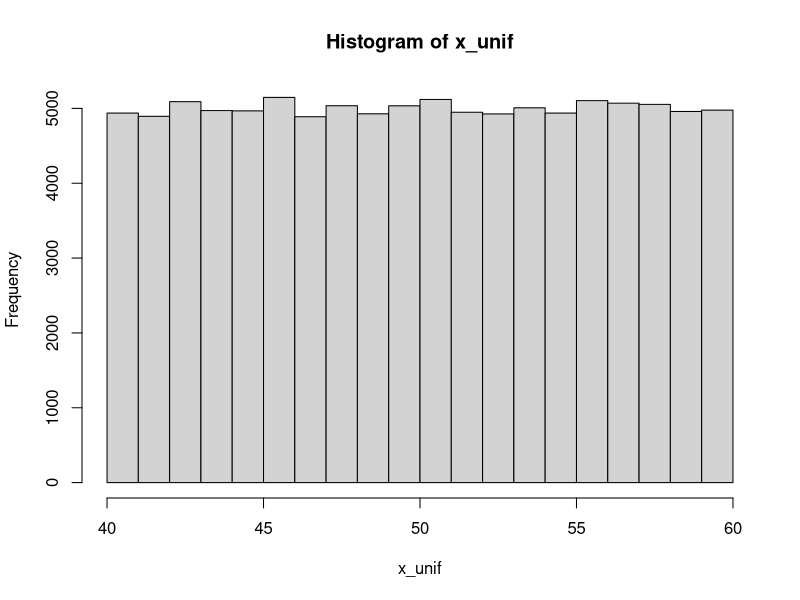
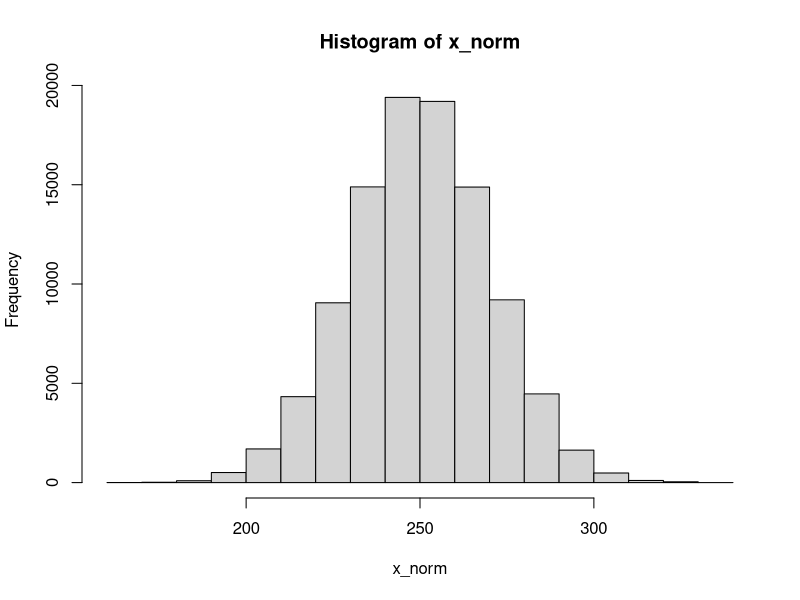

Source code (R) for these figures, in order: (Note: this script raises an error after producing the figures.)
## ---- chunk 1
x <- 2
x
## ---- chunk 2
nums <- c(1,45,78)
cities <- c("Zürich", "上海", "Tehrān")
nums
cities
## ---- chunk 3
length(nums)
#如果无后续使用，没必要赋值一个变量；c(...)的计算结果就是一个向量，并直接传给`length()`函数
length(c("Guten Morgen")) 
## ---- chunk 4
cities_1 <- c("Zürich", "上海", "Tehrān")
cities_2 <- c("大阪", "Poznań", "Cairo")

cities <- c(cities_1, cities_2, c("Jyväskylä", "邯郸", "札幌่"))

cities
## ---- chunk 5
x <- c("one", "two", "three", "four", "five", "six", "seven", "eight", "nine")
x[3]
## ---- chunk 6
x[c(2,5,9)] # 第2个，第5个，第9个元素
## ---- chunk 7
x[c(2,5,9)] <- c("二", "五", "九")
x
## ---- chunk 8
1:10 #从左边的数（包含）到右边的数（包含），即1:10
## ---- chunk 9
x[3:6]
## ---- chunk 10
y <- 7:103
y
## ---- chunk 11
rep(6, 8) # 把6重复8遍；或rep(6, times = 8)
## ---- chunk 12
rep(c(0, 7, 6, 1), 4) # 把(0, 7, 6, 1)重复4遍
## ---- chunk 13
rep(c(0, 7, 6, 1), each = 4) # 把0, 7, 6, 1各重复4遍
## ---- chunk 14
rep(c(0, 7, 6, 1), c(1, 2, 3, 4)) # 把0, 7, 6, 1分别重复1, 2, 3, 4遍
## ---- chunk 15
seq(0, 15, 2.5) # 其实是`seq(from = 0, to = 50, by = 5)`的简写
## ---- chunk 16
 seq(0, 50, length.out = 11) # 其实是`seq(from = 0, to = 50, length.out = 11)`的简写
## ---- chunk 17
x_unif <- runif(100000, 40, 60) # 生成100000个40到60之间，连续均匀分布的的随机数
hist(x_unif) # 画直方图
## ---- chunk 18
x_norm <- rnorm(100000, 250, 20) # 按照平均值为250，标准差为20的正态分布的概率密度函数生成100000个随机数
hist(x_norm) # 画直方图
## ---- chunk 19
x <- vector("numeric")
# 或`vector("integer")`, `vector("character")`等
class(x)
## ---- chunk 20
x <- integer(0)
# 或 x <- integer()
# 或`character(0)`, `numeric(0)`等
class(x)
## ---- chunk 21
x <- c(-10, 5, -89, 999, 84)
list(x = x, `sort(x)` = sort(x), `rank(x)` = rank(x), `order(x)` = order(x), `rev(sort(x))` = rev(sort(x)))
## ---- chunk 22
scores <- c(ochem = 79, math = 66, mcb = 64, blc = 75, bpc = 72)
scores
## ---- chunk 23
scores[c("math", "bpc")] == scores[c(2, 5)]
## ---- chunk 24
x <- c(4, 9, 25)
y <- c(8, 6, 3)
x + y
x * y # 在matlab中这样乘是不行的，要用`.*`，除法也是
sqrt(x)
## ---- chunk 25
class(6) # 6是一个（浮点）数，应为"numeric"
## ---- chunk 26
is.numeric(6)
is.character("6")
## ---- chunk 27
as.integer(c(TRUE, FALSE))
as.character(c(23, 90))
## ---- chunk 28
time_in_sec <- c(29.37, 28.66, 31.32, NA, 27.91, NA)
## ---- chunk 29
class(time_in_sec[4])
## ---- chunk 30
y <- c("a", "b", NA)
class(y[3])
class(NA)
## ---- chunk 31
x <- c("Joe", "Lynne", "Pat")
class(x) # 本应为"character"
class(x) <- c("high_school", "student") # 篡改
class(x) # 新class
## ---- chunk 32
x <- matrix(c(TRUE, FALSE, FALSE, TRUE), ncol = 2)
typeof(x); class(x)
## ---- chunk 33
class(3)
## ---- chunk 34
sqrt(3)^2-3
## ---- chunk 35
3.1e5
## ---- chunk 36
-1.2e-4+1.1e-5
## ---- chunk 37
class(2)
class(2L)
## ---- chunk 38
1:10 #公差为1的整数向量生成器，包含最小值和最大值
class(1:10)
seq(5,50,5) #自定义公差，首项，末项和公差可以不为整数
class(seq(5,50,5)) #因此产生的是一个浮点数向量
seq(5L,50L,5L) #可以强制生成整数
class(seq(5L,50L,5L)) #是整数没错
## ---- chunk 39
x <- list(2L+1L, 2L-1L, 2L*3L, 17L%/%3L, 17L%%3L, 1000L/1L, 3L^4L, sqrt(4L), log(exp(5L)),factorial(5L),sin(0L))
for (num in x){
  print(num)
  print(class(num))
}

y <- c(8L/2L, 2L^3L)
## ---- chunk 40
class(2L+1L)
class(2L-1L)
class(2L*3L)
class(17L%/%3L)
class(17L%%3L)
## ---- chunk 41
class(1000L/1L)
class(3L^4L)
class(sqrt(4L))
class(log(exp(5L)))
class(factorial(5L))
## ---- chunk 42
exp(1)
## ---- chunk 43
log(exp(5))
## ---- chunk 44
log10(1000)
log2(128)
## ---- chunk 45
signif(12.3456789, 4)
## ---- chunk 46
signif(12.3, 8)
## ---- chunk 47
round(12.3456789, 3) # 保留3个小数位
## ---- chunk 48
round(13.5)
## ---- chunk 49
class(ceiling(7.4))
## ---- chunk 50
NA + NA
## ---- chunk 51
class(Inf); class(NaN)
## ---- chunk 52
is.na(NaN)
## ---- chunk 53
knitr::include_graphics("img/graphics/t-distribution.png")
## ---- chunk 54
qt(0.975, df = 12)
## ---- chunk 55
p <- (1-(pt(2.2, df = 15)))*2
p
## ---- chunk 56
qt(0.975,9999999)
## ---- chunk 57
x <- c(2.23,2.24,2.34,2.31,2.35,2.27,2.29,2.26,2.25,2.21,2.29,2.34,2.32)
t.test(x, mu = 2.31)
## ---- chunk 58
x <- c(2.23,2.24,2.34,2.31,2.35,2.27,2.29,2.26,2.25,2.21,2.29,2.34,2.32)

t.test(x, mu = 2.31, alternative = "less") # 检验是否*less* than μ
## ---- chunk 59
x <- c(2.23,2.24,2.34,2.31,2.35,2.27,2.29,2.26,2.25,2.21,2.29,2.34,2.32)
y <- c(2.27,2.29,2.37,2.38,2.39,2.25,2.39,2.16,2.55,2.81,2.19,2.44,2.22)

t.test(x, y)
## ---- chunk 60
t.test(x, y, paired = TRUE)
## ---- chunk 61
expected_probs <- c(0.05, 0.1, 0.15, 0.2, 0.2, 0.3)
## ---- chunk 62
observed_vals <- c(6, 9, 14, 24, 18, 29)
## ---- chunk 63
chisq.test(observed_vals, p = expected_probs) # 参数p是指概率
## ---- chunk 64
chisq.test(observed_vals)
## ---- chunk 65
(社团参与 <- matrix(c(28,36,40,40,32,33,38,29,36), nrow = 3, dimnames = list(c("一年级", "二年级", "三年级"), c("棒球", "足球", "网球"))))
## ---- chunk 66
chisq.test(社团参与)
## ---- chunk 67
#其实还可以更精简，但是为了易读性不得不牺牲一点精简度。
Z <- matrix(rep(rnorm(1000000), 6), nrow = 6)^2

X <- Z^2

Q <- matrix(nrow = 6, ncol = 1000000)

for (i in (1+1):6) {
  Q[1,] = Z[1,]
  Q[i,] = Q[(i-1),] + Z[i,]
}

plot(NULL, xlim=c(0.23,6), ylim = c(0,1),
     main = expression(paste('X ~ ', chi^'2', '(k)')), 
     xlab = "x", 
     ylab= expression(f[k]*'(x)')
    )
colors <- c('blue', 'black', 'red', 'green', 'gray', 'orange')
for (i in 1:6) {
  lines(density(Q[i,]),
        col=colors[i],
        lwd=2)
}
legend('topright',c('k=1','k=2','k=3','k=4','k=5','k=6'),
       fill = colors)
## ---- chunk 68
class(c(TRUE,FALSE,NA))
## ---- chunk 69
x <- 5
x != 3 #x等于5，所以“x不等于3”为真
## ---- chunk 70
7 %in% c(1,4,5,6,7)
## ---- chunk 71
NA == NA
## ---- chunk 72
x <- NA
is.na(x)
## ---- chunk 73
!(3 < 4) # 这个例子很简单，反义符号意义不大。后面实操的时候才能领略到它的用处。
## ---- chunk 74
vals <- c(TRUE, FALSE, NA) 
names(vals) <- paste('[',as.character(vals),']',sep = '')
outer(vals, vals, "&")
## ---- chunk 75
outer(vals, vals, "|")
## ---- chunk 76
m <- 1:100 # 产生一个[1,2,3,...,99,100]的整数向量。上面讲过。
n <- vector("numeric")
for (i in n) {
  if (i %% 2 == 0) {
    n <- append(n, i^2)
  } else if (i == 51) {
    break
  }
}
n
## ---- chunk 77
logi = TRUE
num <- 1
while (num <= 100) {
  if (logi) {
    num = num + 10 # R 不支持 num += 5的简写
    print(num)
    logi = FALSE
  } else {
    num = num + 20
    print(num)
    logi = TRUE
  }
}

## ---- chunk 78
# 以下代码翻译成英语就是：If 1 + 1 = 2, print "hi". Else, print "bye".
# 或中文：如果一加一等于二，那么印出“hi”，否则印出“bye”.
if (1 + 1 == 2) { # 1 + 1 == 2 的运算结果是TRUE，因此“如果”成真
  print("hi") # 所以会执行`print("hi")`
} else {
  print("bye")
}
## ---- chunk 79
# 代码第一行中的FALSE可以替换成任何计算结果为FALSE的运算，
# 比如1 + 1 == 3；小括号内的计算过程不重要，
# 但运算结果必须为TRUE或FALSE（不可以是NA）
if (FALSE) { 
  print("hi")
} else { # 因为是FALSE，所以`else`里的语句被执行
  print("bye")
}
## ---- chunk 80
if (FALSE) { # 第一个`if`为FALSE
  print("hi")
} else if (FALSE) { # 检查下一个`else if`，也是FALSE
  print("yoo")
} else if (TRUE) { # 再检查下一个`else if`，这次是TRUE
  print("hey") # 所以执行`print("hey")`
} else {
  print("bye") # 而轮不到else
}
## ---- chunk 81
# 以下代码翻译成英文就是: for every element i in c(2, 4, 6, 8): 
# assign i^2 to n, then print n
# 中文：对c(2, 4, 6, 8)`中的每一个元素i：
# 创建一个n使得n等于i的平方，然后印出n
for (i in c(2, 4, 6, 8)) { # i可以是任何你想要的名字，比如num
  n <- i^2 # 如果上一行是 for (num in ..., 这一行就要写成 n <- num^2
  print(n)
}
## ---- chunk 82
x <- vector(mode = "numeric") # 创建一个空的numeric vector
for (m in 1:10) {
  if (m %% 2 == 0) {
    x <- append(x, m)
  }
}

x
## ---- chunk 83
M <- c(1, 2, 3 ,4 ,5)
N <- c(10, 100, 1000)

x <- vector("numeric")
for (m in M) {
  for (n in N) { # 在一个for循环中嵌入另一个for循环
    x <- append(x, m*n)
  }
}

x
## ---- chunk 84
x <- 1
while (x < 10) { # 当x<10的时候，执行大括号内的语句
  print(x)
  x <- x + 3 # 一定要让x的值增加，否则会进入无限循环
}
## ---- chunk 85
for (i in 1:10) {
  if (i == 3) {
    next # 当i == 3时，跳过它，继续（最近的）for循环的下一个回合
  } else if (i == 6) {
    break # 当i == 6时，结束（最近的）for循环
  } 
  print(i) # 只有当if和else if里的检验都为FALSE时，`print(i)`才会执行。
}
## ---- chunk 86
M <- c(1, 2, 3, 4, 5)

x <- vector("numeric")
for (m in M) {
  while (TRUE) { # 原本while(TRUE){}将会是一个无限循环（判定条件永远TRUE）
    x <- append(x, 2*m)
    break # break打破了最近的这个while循环，而不影响for循环。
  }
}

x
## ---- chunk 87
l <- c(1.21, 1.34, -1.45, 1.56, 1.22, 1.10, 1.78, -1.33, 1.71)
## ---- chunk 88
l_1 <- ifelse(l < 0, NA, l)
l_1
## ---- chunk 89
lapply(c(1, 2, 3), function(i) i^2*10)
## ---- chunk 90
lapply(list(5, 6, 7), rnorm, 3, .1)
## ---- chunk 91
lapply(list(5, 6, 7), rnorm, n = 3, .1)
## ---- chunk 92
Map(rnorm, c(5, 6, 7), 3, .1)
## ---- chunk 93
Map(rnorm, c(2, 3, 4), c(1, 10, 100), c(.1, .5, 1))
## ---- chunk 94
mapply(rnorm, 3, c(1, 10, 100), c(.1, .5, 1))
## ---- chunk 95
require(doParallel)
## ---- chunk 96
library(doParallel)
getDoParWorkers() # 查看R当前使用的内核数量；默认应为1
detectCores() # 查看可用内核总数
## ---- chunk 97
registerDoParallel(4) # 设置内核数量
getDoParWorkers() # 再次检查内核数量
## ---- chunk 98
map(list(5, 6, 7), ~ rnorm(3, ., .1))
## ---- chunk 99
x = c(1, 2, 3); y = c(10, 20, 30); z = c(5, 60, 115)
map_dbl(list(x, y, z), mean)
## ---- chunk 100
map2(.x = c(1, 100, 10000), .y = c(.1, 1, 10), ~ rnorm(5, .x, .y))
## ---- chunk 101
pmap(list(mean = c(1, 100, 10000), sd = c(.1, 1, 10)), rnorm, n = 3)
## ---- chunk 102
args <- tibble(mean = c(1, 100, 10000),
               sd = c(.1, 1, 10))
pmap(args, rnorm, 3)
## ---- chunk 103
sample <- c(5.1, 5.2, 4.5, 5.3, 4.3, 5.5, 5.7)
# 根据传统，赋值变量时用`<-`号，赋值函数参数时才用`=`
t.test(x = sample, mu = 4.5)
## ---- chunk 104
"["(c("四川担担面", "武汉热干面", "兰州牛肉面", "北京炸酱面"), 2)
## ---- chunk 105
sum        (
 # 4   
        4 # 我怕不是
,              #疯了
            6
  
  )
## ---- chunk 106
seq(0, 25, l = 11)
## ---- chunk 107
函数名 <- function(参数1, 参数2, ...){
  对参数1和参数2
  进行
  一系列
  一行或者多行
  计算
  return(计算结果)
}
## ---- chunk 108
SE <- function(x) {
  s <- sd(x)
  n <- length(x)
  result <- s/sqrt(n)
  return(result)
}
# 随后，你就可以使用自定义的函数了
SE(c(5,6,5,5,4,5,6,6,5,4,5,3,8)) 
## ---- chunk 109
SE <- function(x) {
  s <- sd(x)
  n <- length(x)
  s/sqrt(n) # 注意不是`result <- s/sqrt(n)`
}
SE(c(5,6,5,5,4,5,6,6,5,4,5,3,8)) 
## ---- chunk 110
# 这是随手写的一个没有意义的函数
myfunc <- function(i){
  k <- 8
  if (i>3) {
    j <- -i
    while(j < 20){
      k <- k + i + j
      j <- j+5
    }
    return(k)
  } else {
    if (i %% 2 == 0) {
      return(5)
    } else return(k*i)
  }
}
myfunc(6)
## ---- chunk 111
sapply(1:5, function(x) x^2)
## ---- chunk 112
'%el%' <- function(x, y) pi*x*y

2 %el% 5
## ---- chunk 113
myfunc <- function(){
  a = 5
  function(){
    b = 10
    return(a*b)
  }
}
# 执行myfunc()的时候，默认结果为最后一句/一行，在这里应为内函数：
myfunc()

# 既然`myfunc()`的结果是一个函数，那么在后面再加上一个括号就是执行内函数了；内函数可以使用外函数中所定义的变量（比如这里使用了外函数的`a = 5`）
myfunc()()
## ---- chunk 114

speak <- function(x){
  x()$speak
}

speak(cat)

## ---- chunk 115
my_func <- function(arg1, arg2 = 100, ...){
  other_args <- list(...)
  print(arg1)
  print(arg2)
  print(other_args)
}

my_func("foo", cities = c("崇阳", "Αθήνα", "つがる"), nums = c(3,4,6))
## ---- chunk 116
calc_v <- function(v, pow = 1, times = 1, add = 0) {
  v ^ pow * times + add
}

calc_l <- function(L, pow = 1, times = 1, add = 0) {
  rapply(L, function(l) l ^ pow * times + add, how = "list")
}

calc <- function(data, ...) {
  if(is.list(data)) {
    calc_l(data, ...) # 即 calc_l(L = data, ...)
  } else if(is.vector(data)) {
    calc_v(data, ...) # 即 calc_v(v = data, ...)
  }
}
## ---- chunk 117
calc(c(1, 2, 3), pow = 2, add = 1)
calc(list(1, 2, list(10, 20)), pow = 2, times = 2)
## ---- chunk 118
sapply
## ---- chunk 119
x <- 5
fun1 <- function() {
  x <- 100
}
fun1()
x
## ---- chunk 120
x <- 5
fun1 <- function() {
  assign("x", 100, envir = .GlobalEnv)
}
fun1()
x
## ---- chunk 121
x <- 5
fun1 <- function() {
  x <<- 100
}
fun1()
x
## ---- chunk 122
n <- 1 # `GlobalEnv`里的`n` = 1

fun1 <- function() {
  n <- 10 # `fun1()`里的`n` = 10
  fun2 <- function() {
    n <- 50 # 赋值`fun2()`里的`n`
    n <<- 100 # 重赋值`fun1()`里的`n`为100
  }
  fun2() # 运行`fun2()`
  return(n) # 返回`fun1()`里的`n`
}

fun1() # 10是否变为100?
n # 是否仍然是1？
## ---- chunk 123
cum = 0
sapply(1:10, FUN = function(x){
  cum <<- cum + x
  cum
})
## ---- chunk 124
x <- vector('numeric')
system.time(
  for (i in 1:50){
    for (j in 1:100) {
      x <- append(x, i*j)
    }
  }
)
## ---- chunk 125
y <- list(1, c("a","あ"), list(1+3i, c(FALSE, NA, TRUE)), 
          tibble(x = c("阿拉木图", "什切青"), y = c(2, 3)),
          t.test)
y
## ---- chunk 126
y[2] # 使用单方括号，得到的是一个只有一个list元素的list
y[[2]] # 使用双方括号，得到的是一个vector
y[[3]][[2]] # 得到的也是一个vector；父list的索引在前，子list的在后
y[[3]] # 这个位置包含两个子list，因此得到一个有两个list元素的list
y[[3]][[2]][2] # 得到vector时，直接在后面用单方括号
## ---- chunk 127
z <- list(c(1, 3), z2 = c(4, 5, 6), c("a", "b"))
z # `[[2]]`被`$z2`所取代
z$z2 == z[[2]] # `z[[2]]`仍然是可用的，结果和`z$z2`一样
## ---- chunk 128
list(list(1, 2), list(3, 4))
## ---- chunk 129
A <- list("a", 1, TRUE); B <- list(5+8i, NA, 4L)
C1 <- unlist(list(A, B), recursive = FALSE); C2 <- c(A, B)
identical(C1, C2)
## ---- chunk 130
A <- 1:48 #创建一个(1,2,3,...24)的numeric vector
dim(A) <- c(6,8) #给A assign一个6乘4的dimensions
A
## ---- chunk 131
is.array(A)
is.matrix(A)
## ---- chunk 132
A[5,3]
## ---- chunk 133
A[3,]
## ---- chunk 134
A[,4]
## ---- chunk 135
dim(A) <- c(2,8,3)
A
## ---- chunk 136
dim(A) <- c(3,4,2,2)
A
## ---- chunk 137
A[ ,3 , , ] #每个矩阵第3列的数据，即所有第二个维度为3的数值
## ---- chunk 138
B <- runif(90, 0, 1) #从均匀分布中取100个0到1之间的数
dim(B) <- c(6, 5, 3) #注意顺序
B
## ---- chunk 139
dimnames(B) <- list(paste("trial.", 1:6), c('P. falciparum', 'P. malariae', 'P. ovale', 'P. vivax', 'P. knowlesi'), c('chloroquine', 'artemisinin', 'doxycycline'))
B
## ---- chunk 140
as.century <- function(x) x%/%100 + 1
## ---- chunk 141
as.century(c(2014, 1990, 1398, 1290, 1880, 2001))
## ---- chunk 142
hour <- function(x) x%/%100
minute <- function(x) x%%100
## ---- chunk 143
times <- c(0512, 0719, 2358, 0501)
hour(times)
minute(times)
## ---- chunk 144
prime.list <- function(i){
  primeNumbers <- 2L
  for (num in 3:i) {
    isPrime <- TRUE
    for (pnum in primeNumbers) {
      if (pnum > sqrt(num)) {
        break
      } else if (num %% pnum == 0) {
        isPrime <- FALSE
        break
      }
    }
    if (isPrime) {
      primeNumbers <- c(primeNumbers, num)
    }
  }
  return(primeNumbers)
}
## ---- chunk 145
prime.list(100)
## ---- chunk 146
Pet <- function(name = NA, common_name = NA, binomial_name = NA, speak = NA){
  name <- name
  common_name <- common_name
  binomial_name <- binomial_name
  speak <- speak
  greet <- function(time = "not_specified"){
    intro <- paste("I'm a", common_name, "and my name is", name)
    if(time == "morning") print(paste("Good morning,", intro))
    if(time == "afternoon") print(paste("Good afternoon,", intro))
    if(time == "evening") print(paste("Good evening,", intro)) 
    if(time == "not_specified") print(paste("Hi,", intro))
  }
  list(name = name, common_name = common_name, binomial_name = binomial_name, speak = speak, greet = greet)
}


Turtle <- function(name = NA){
  Pet(name, "turtle", "Trachemys scripta elegans") # 实现inheritance # 龟没有叫声
}

Cat <- function(name = NA, sterilized = NA){
  sterilized <- sterilized # 猫可能绝育 # 新增attribute，实现了广义的polymorphism
  PetAaM <- Pet(name, "cat", "Felis catus", "meow")
  CatOnlyAaM <- list(sterilized = sterilized)
  c(PetAaM, CatOnlyAaM)
}

Pigeon <- function(name = NA){
  PetAaM <- Pet(name, "pigeon", "Columba livia", "coo")
}

# 实现了Python语境中的polymorphism
greet <- function(pet, time = "not_specified"){
  pet$greet(time)
}

binomial_name <- function(pet){
  pet$binomial_name
}
## ---- chunk 147
Guoguo <- Pigeon("Guoguo")
Felix <- Cat("Felix", "TRUE")
Kazuya <- Turtle("Kazuya")

str(Guoguo)
str(Kazuya)
str(Felix)
## ---- chunk 148
Felix$binomial_name
Kazuya$greet("afternoon")
## ---- chunk 149
binomial_name(Kazuya)
greet(Guoguo)
## ---- chunk 150
x <- "world"
paste("Hello", x, "Bye", x, sep = "---")
